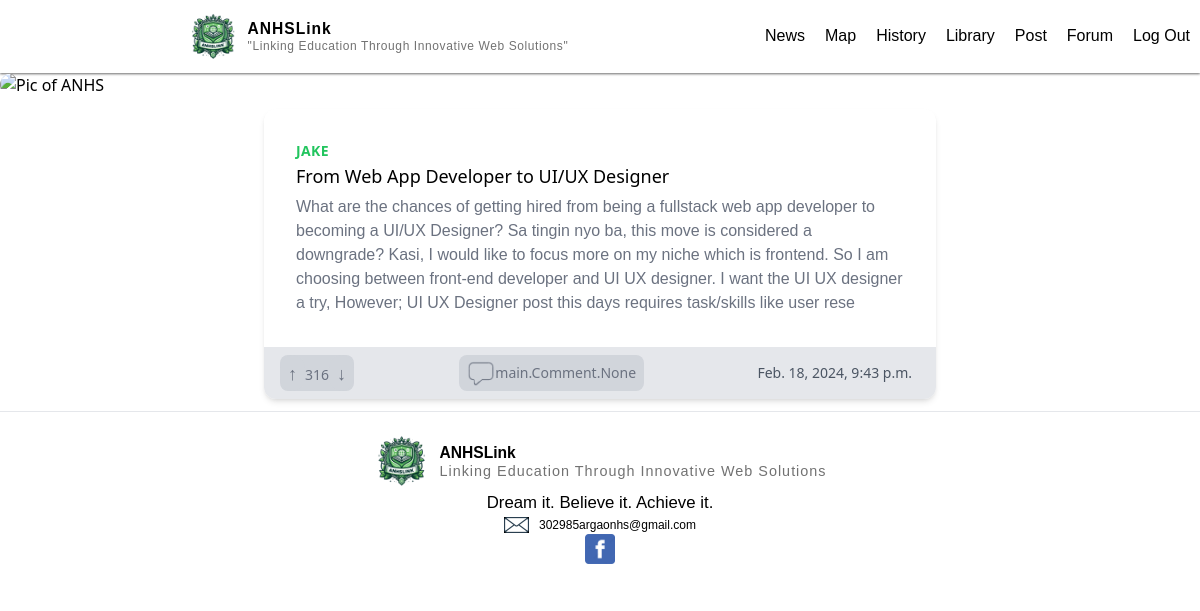
/forum (signed in), run on an earlier commit of the app's database.
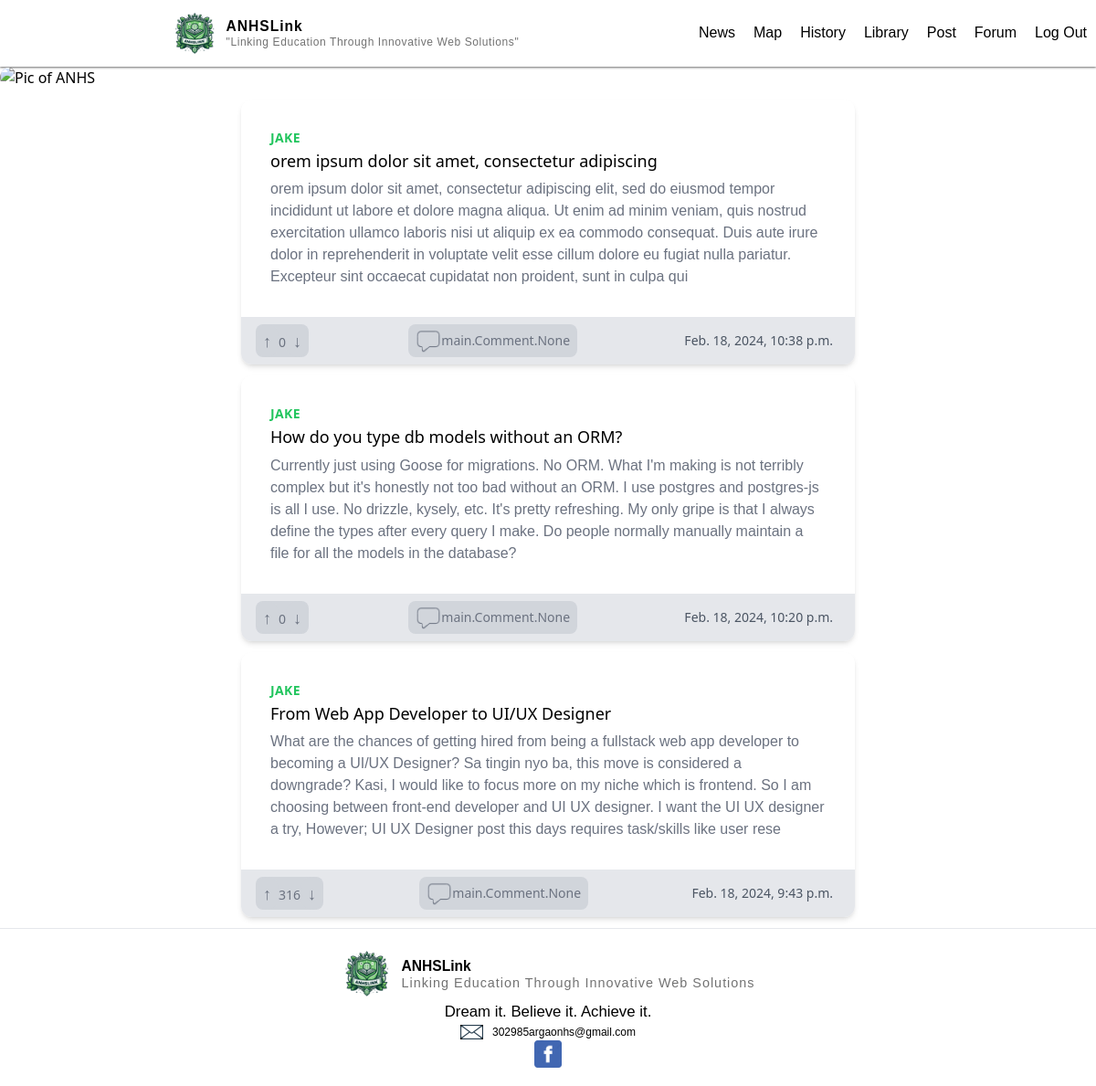
And on a later commit of the database.
### main/models.py (models this page shows, shortened)
class Forum (models.Model):
    author = models.ForeignKey(User, on_delete=models.CASCADE)
    title = models.CharField(max_length=50, default="")
    description = models.CharField(max_length=400, default="")
    uploaded_at = models.DateTimeField(auto_now_add=True)
    likes = models.IntegerField(default=0)

### main/views.py (the view)
# urls.py: path("forum", views.forum, name="forum"),
@login_required(login_url="/login")
def forum(request):
    forums = Forum.objects.all().order_by('-uploaded_at')
    return render(request,"main/forum.html",{"forums":forums} )

### main/templates/main/forum.html (shortened to what this page needs)
{% extends "main/base.html" %}
{% load static %}
{% block body %}
<div class="image_container">
  <img class="picture rounded-full" src="{% static 'pictures/News_sign.png' %}" alt="Pic of ANHS" width="100%">
</div>
{% for forum in forums %}
<a href="{% url 'forum_comment'  forum.id %}">
  <div class="max-w-md mx-auto bg-white rounded-xl shadow-md overflow-hidden md:max-w-2xl m-3">
    <div class="md:flex">
      <div class="p-8">
        <div class="uppercase tracking-wide text-sm text-green-500 font-semibold author">{{forum.author.username}}</div>
        <div class="block mt-1 text-lg leading-tight font-medium text-black ">{{forum.title}}</div>
        <p class="mt-2 text-gray-500">{{forum.description}}</p>
      </div>
    </div>
</a>
<div class="px-4 py-2 bg-gray-200 flex justify-between">
  <span class="text-sm text-gray-500 bg bg-gray-300 rounded-lg"><button
      class="px-2 py-1 text-lg font-extrabold bg-gray-300 rounded-full">&#8593;
    </button>{{forum.likes}}<button class="px-2  py-1 text-lg font-extrabold bg-gray-300 rounded-full">&#8595;
    </button></span>
  <span class="text-sm text-gray-500 bg-gray-300 rounded-lg flex items-center px-2"><img src="{% static 'pictures/comment.png' %}" class="size-7">{{forum.comments}}</span>
  <span class="text-sm text-gray-600 flex items-center px-2">{{forum.uploaded_at}}</span>
</div>
</div>
{% empty %}
<p class="m-3 text-center text-gray-500">No posts</p>
{% endfor %}
{% endblock %}

What changed in the data, as far as the page shows it:
added Forum: author.username "JAKE", title "orem ipsum dolor sit amet, consectetur adipiscing", description "orem ipsum dolor sit amet, consectetur adipiscing elit, sed do eiusmod tempor incididunt ut labore et dolore magna aliqua. Ut enim ad minim veniam, quis nostrud exercitation ullamco laboris nisi ut aliquip ex ea commodo consequat. Duis aute irure dolor in reprehenderit in voluptate velit esse cillum dolore eu fugiat nulla pariatur. Excepteur sint occaecat cupidatat non proident, sunt in culpa qui", likes "0", comments "main.Comment.None", uploaded_at "Feb. 18, 2024, 10:38 p.m."
added Forum: author.username "JAKE", title "How do you type db models without an ORM?", description "Currently just using Goose for migrations. No ORM. What I'm making is not terribly complex but it's honestly not too bad without an ORM. I use postgres and postgres-js is all I use. No drizzle, kysely, etc. It's pretty refreshing. My only gripe is that I always define the types after every query I make. Do people normally manually maintain a file for all the models in the database?", likes "0", comments "main.Comment.None", uploaded_at "Feb. 18, 2024, 10:20 p.m."
